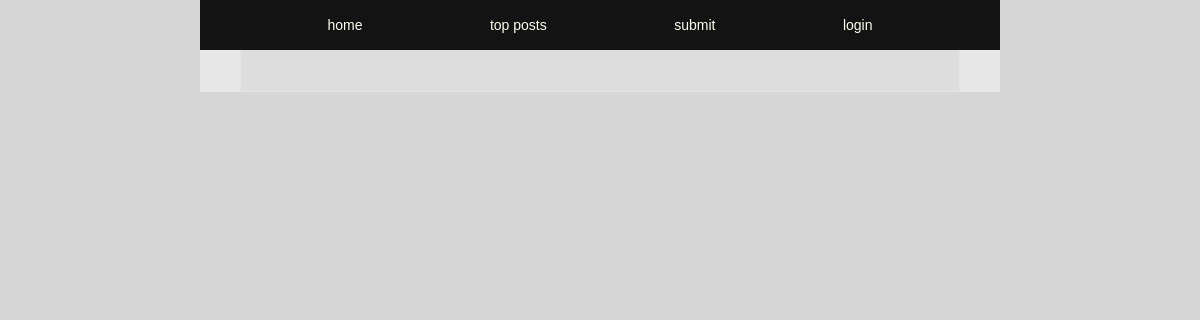
/, run on an earlier commit of the app's database.
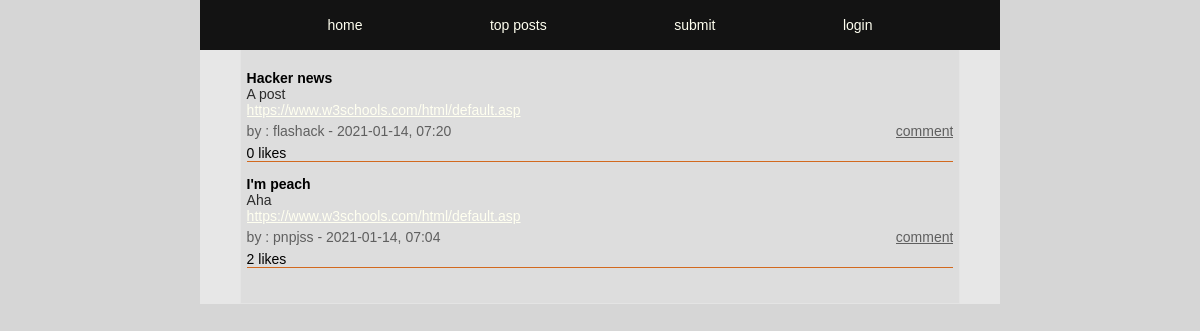
And on a later commit of the database.
### tables this page shows
CREATE TABLE posts (
id INTEGER PRIMARY KEY AUTOINCREMENT,
title TEXT,
user_id INTEGER,
url TEXT,
description TEXT,
post_date DATETIME);

CREATE TABLE users (
id INTEGER PRIMARY KEY AUTOINCREMENT,
username TEXT NOT NULL UNIQUE,
email TEXT NOT NULL UNIQUE,
firstname TEXT NOT NULL,
lastname TEXT NOT NULL,
passwd TEXT NOT NULL, 
biography TEXT, 
avatar TEXT);

### app/functions.php (called while the page is built, shortened)
<?php
function getLikes($pdo, $postId)
{
    $query = "SELECT COUNT(*) FROM upvotes WHERE post_id = :post_id";
    $statement = $pdo->prepare($query);
    $statement->bindParam(':post_id', $postId, PDO::PARAM_STR);
    $statement->execute();
    $likeCount = $statement->fetch(PDO::FETCH_ASSOC);
    return $likeCount;
}

### index.php (the view, shortened to what this page needs)
<?php
require __DIR__ . ('/app/views/header.php');
require __DIR__ . ('/app/autoload.php');
require __DIR__ . ('/app/views/nav.php');
if (isset($_GET['top-posts'])) {
    $posts = getMostLiked($pdo);
} else {
    $statement = $pdo->query('SELECT posts.*, users.username FROM users INNER JOIN posts ON posts.user_id = users.id ORDER BY post_date DESC');
    $posts = $statement->fetchAll(PDO::FETCH_ASSOC);
}
?>
<main>
    <section>
        <article class="index-container">
            <?php foreach ($posts as $post) : ?>
                <?php $postId = $post['id']; ?>
                <?php $likeCount = getLikes($pdo, $postId); ?>
                <div class="index-title">
                    <h4> <?= $post['title']; ?> </h4>
                </div>
                <div class="index-description">
                    <p><?= $post['description'] ?></p>
                </div>
                <div class="index-url">
                    <a href="<?= $post['url']; ?>"><?= $post['url']; ?></a>
                </div>
                <div class="index-poster-info">
                    <p><?= "by : " . $post['username'] . " - " . $post['post_date']; ?></p>
                    <a href="comments.php?id=<?= $post['id'] ?>&title=<?= $post['title'] ?>">comment</a>
                </div>
                <div class="index-poster-likes">
                    <?= $likeCount['COUNT(*)'] . ' likes ' ?>
                </div>
            <?php endforeach; ?>
        </article>
    </section>
</main>
<?php require __DIR__ . ('/app/views/nav.php'); ?>

What changed in the data, as far as the page shows it:
added posts: title "Hacker news", description "A post", url "https://www.w3schools.com/html/default.asp", user.username "flashack", post_date "2021-01-14, 07:20", COUNT "0"
added posts: title "I'm peach", description "Aha", url "https://www.w3schools.com/html/default.asp", user.username "pnpjss", post_date "2021-01-14, 07:04", COUNT "2"
